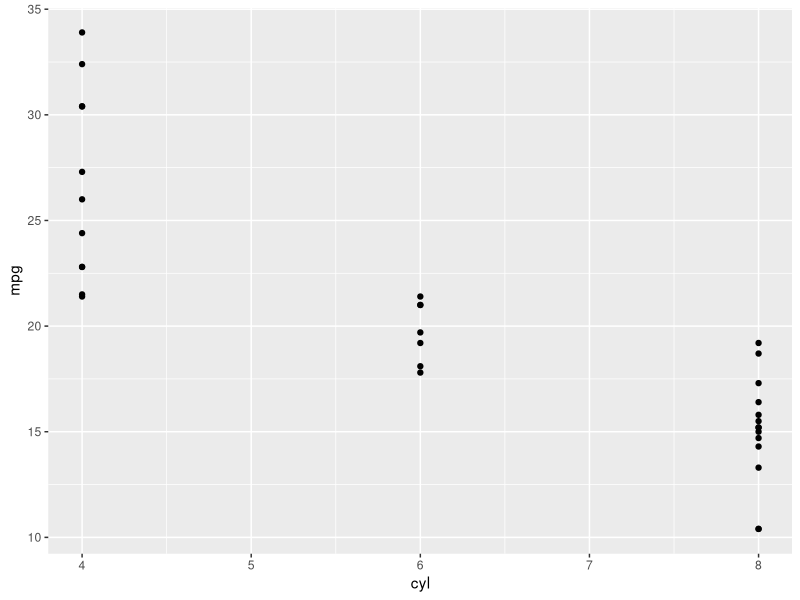
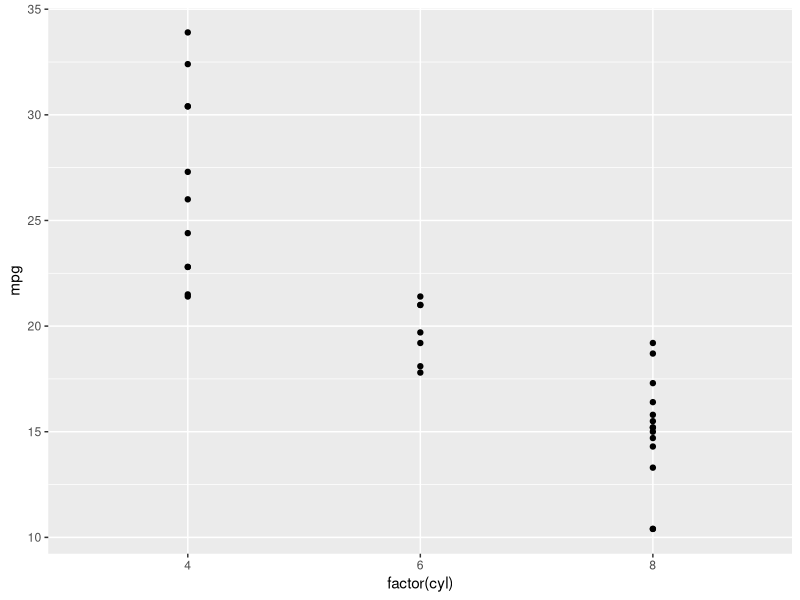
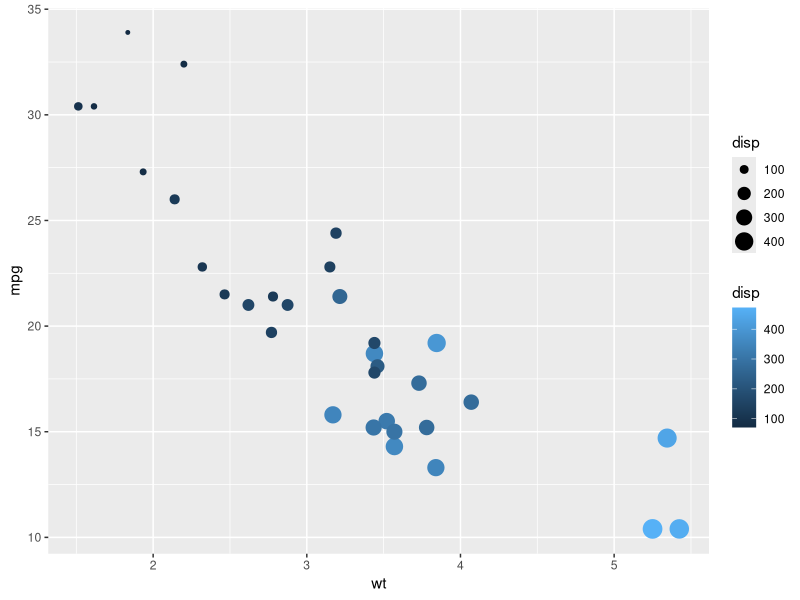
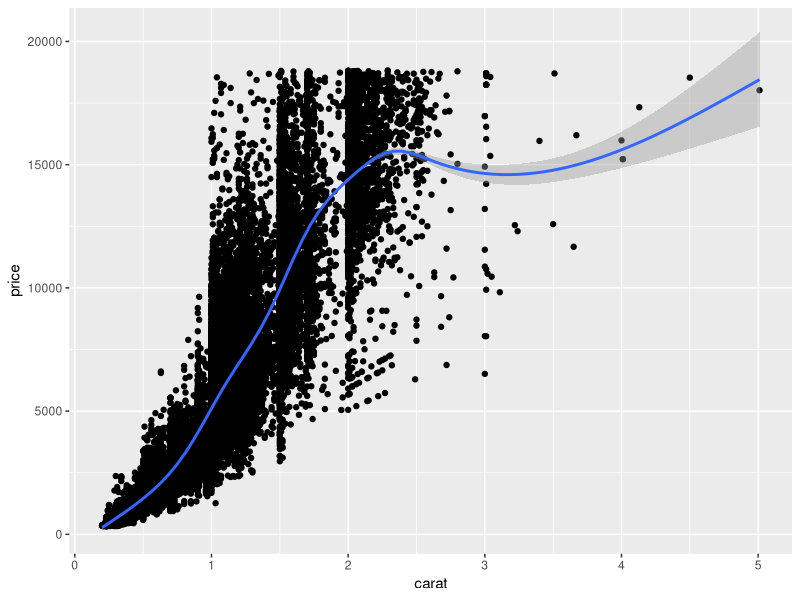
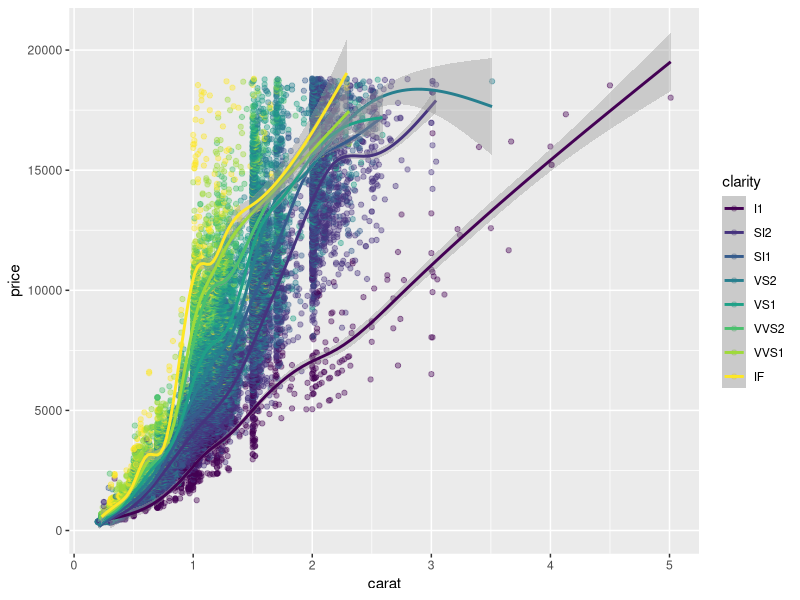
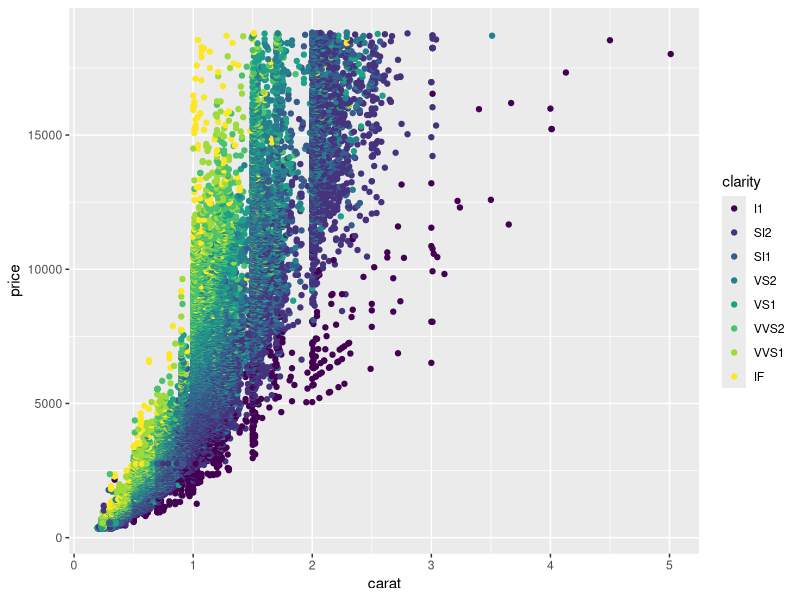

The R source for these figures, in order: (Note: this script raises an error after producing the figures.)
#1
# Load the ggplot2 package
library(ggplot2)

# Explore the mtcars data frame with str()
str(mtcars)

# Execute the following command
ggplot(mtcars, aes(cyl, mpg)) +
  geom_point()

#2
# Load the ggplot2 package
library(ggplot2)

# Change the command below so that cyl is treated as factor
ggplot(mtcars, aes(factor(cyl), mpg)) +
  geom_point()

#3
# Change the color aesthetic to a size aesthetic
ggplot(mtcars, aes(wt, mpg, color = disp, size = disp)) +
  geom_point()

#4
# Add geom_smooth() with +
ggplot(diamonds, aes(carat, price)) +
  geom_point() +
  geom_smooth()

#5
# Make the points 40% opaque
ggplot(diamonds, aes(carat, price, color = clarity)) +
  geom_point(alpha = 0.4) +
  geom_smooth()

#6
# From previous step
plt_price_vs_carat <- ggplot(diamonds, aes(carat, price))

# Edit this to map color to clarity,
# Assign the updated plot to a new object
plt_price_vs_carat_by_clarity <- plt_price_vs_carat + geom_point(aes(color = clarity))

# See the plot
plt_price_vs_carat_by_clarity

#7
ggplot(mtcars, aes(wt, mpg, color = fcyl)) +
  # Set the shape and size of the points
  geom_point(shape = 1, size = 4)

#8
# Map color to fam
ggplot(mtcars, aes(wt, mpg, fill = fcyl, color = fam)) +
  geom_point(shape = 21, size = 4, alpha = 0.6)

#9
# Base layer
plt_mpg_vs_wt <- ggplot(mtcars, aes(wt, mpg))

# Use text layer and map fcyl to label
plt_mpg_vs_wt +
  geom_text(aes(label = fcyl))

#10
# A hexadecimal color
my_blue <- "#4ABEFF"

# Change the color mapping to a fill mapping
ggplot(mtcars, aes(wt, mpg, fill = fcyl)) +
  # Set point size and shape
  geom_point(color = my_blue, size = 10, shape = 1)

#11
ggplot(mtcars, aes(wt, mpg, color = fcyl)) +
  # Add points layer with shape 24 and color yellow
  geom_point(shape = 24, color = "yellow")

#12
# 5 aesthetics: add a mapping of size to hp / wt
ggplot(mtcars, aes(mpg, qsec, color = fcyl, shape = fam,size = hp/wt)) +
  geom_point()

#13
ggplot(mtcars, aes(fcyl, fill = fam)) +
  geom_bar() +
  # Set the axis labels
  labs(x = "Number of Cylinders", y = "Count")

#14
palette <- c(automatic = "#377EB8", manual = "#E41A1C")

ggplot(mtcars, aes(fcyl, fill = fam)) +
  geom_bar() +
  labs(x = "Number of Cylinders", y = "Count") +
  # Set the fill color scale
  scale_fill_manual("Transmission", values = palette)

#15
palette <- c(automatic = "#377EB8", manual = "#E41A1C")

# Set the position
ggplot(mtcars, aes(fcyl, fill = fam)) +
  geom_bar(position = 'dodge') +
  labs(x = "Number of Cylinders", y = "Count")
scale_fill_manual("Transmission", values = palette)

#16
# Plot 0 vs. mpg
# Add jitter 
ggplot(mtcars, aes(mpg, 0)) +
  geom_point(position = 'jitter')

#17
ggplot(mtcars, aes(mpg, 0)) +
  geom_jitter() +
  # Set the y-axis limits
  ylim(-2,2)

#18
# Plot price vs. carat, colored by clarity
plt_price_vs_carat_by_clarity <- ggplot(diamonds, aes(carat, price, color = clarity))

# Set transparency to 0.5
plt_price_vs_carat_by_clarity + geom_point(alpha = 0.5, shape = 16)

#19
# Plot base
plt_mpg_vs_fcyl_by_fam <- ggplot(mtcars, aes(fcyl, mpg, color = fam))

# Default points are shown for comparison
plt_mpg_vs_fcyl_by_fam + geom_point()

# Alter the point positions by jittering, width 0.3
plt_mpg_vs_fcyl_by_fam + geom_point(position = position_jitter(width = 0.3))

#20
# Plot base
plt_mpg_vs_fcyl_by_fam <- ggplot(mtcars, aes(fcyl, mpg, color = fam))

# Default points are shown for comparison
plt_mpg_vs_fcyl_by_fam + geom_point()

# Now jitter and dodge the point positions
plt_mpg_vs_fcyl_by_fam + geom_point(position = position_jitterdodge(jitter.width = 0.3, dodge.width = 0.3))

#21
ggplot(iris, aes(Sepal.Length, Sepal.Width, color = Species)) +
  # Use a jitter position function with width 0.1
  geom_point(alpha = 0.5, position = position_jitter(width = 0.1))

#22
ggplot(Vocab, aes(education, vocabulary)) +
  # Set the shape to 1
  geom_jitter(alpha = 0.2, shape = 1)

#23
datacamp_light_blue <- "#51A8C9"

ggplot(mtcars, aes(mpg, ..density..)) +
  # Set the fill color to datacamp_light_blue
  geom_histogram(binwidth = 1, fill = datacamp_light_blue)

#24
ggplot(mtcars, aes(mpg, fill = fam)) +
  # Change the position to identity, with transparency 0.4
  geom_histogram(binwidth = 1, position = "identity", alpha = 0.4)

#25
ggplot(mtcars, aes(fcyl, fill = fam)) +
  # Change the position to "dodge"
  geom_bar(position = "dodge")

#26
ggplot(mtcars, aes(cyl, fill = fam)) +
  # Set the transparency to 0.6
  geom_bar(position = position_dodge(width = 0.2), alpha = 0.6)

#27
# Plot education, filled by vocabulary
ggplot(Vocab, aes(education, fill = vocabulary)) +
  # Add a bar layer with position "fill"
  geom_bar(position = "fill") +
  # Add a brewer fill scale with default palette
  scale_fill_brewer()

#28
# Change the y-axis to the proportion of the population that is unemployed
ggplot(economics, aes(date, unemploy/pop)) +
  geom_line()
